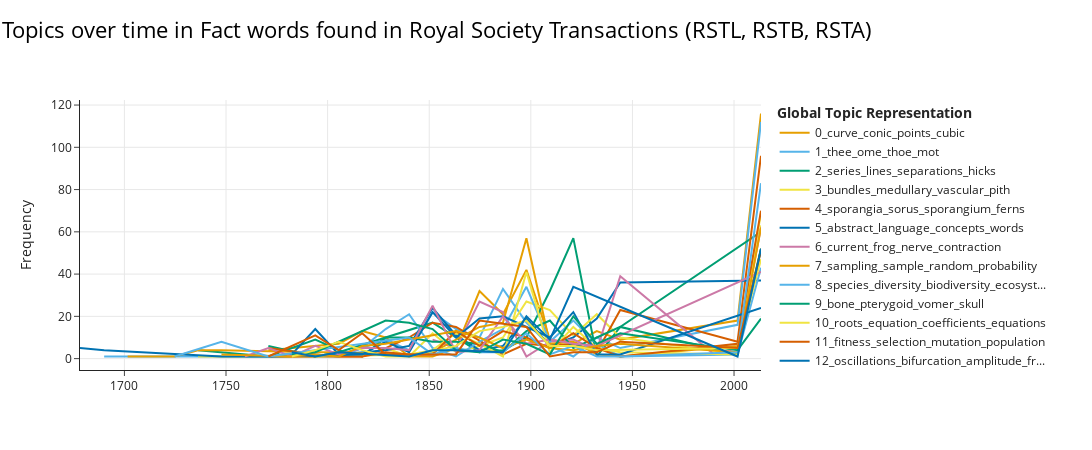

Notebook code cell kept with this figure:
### Code cell
# Fact (all together!, rstl, rstb, rsta)
topic_model = BERTopic(verbose=True)
topics, probs = topic_model.fit_transform(contexts_fact_clean)
topics_over_time = topic_model.topics_over_time(contexts_fact_clean, date_fact, datetime_format="%Y-%m-%d", nr_bins=30)
fig1 = topic_model.visualize_topics_over_time(topics_over_time, top_n_topics=20, title= "Topics over time in Fact words found in Royal Society Transactions (RSTL, RSTB, RSTA)")
fig1.write_html('fact_topics_over_time_30.html')

fig1.show()

#topic_model.get_topic_info()

### Figure 1 — Plotly figure (JSON) as saved in the notebook; plotly's stock layout.template omitted (floating-point values rounded to 4 significant figures)
{"data": [{"hoverinfo": "text", "hovertext": ["<b>Topic 0</b><br>Words: conic, torse, 2x1, cuspidal, y0", "<b>Topic 0</b><br>Words: locus, conic, curye, bipointlocus, nodecouple", "<b>Topic 0</b><br>Words: conic, curve, tangent, reciprocal, linepair", "<b>Topic 0</b><br>Words: scroll, tangent, curve, cuspidal, curye", "<b>Topic 0</b><br>Words: circles, principal, conic, limagon, foci", "<b>Topic 0</b><br>Words: oa, ka, cu, 022, wennerl6f", "<b>Topic 0</b><br>Words: points, joining, cubic, conic, tangential", "<b>Topic 0</b><br>Words: curve, cubic, points, conic, circle", "<b>Topic 0</b><br>Words: plane, quadric, planes, quadrics, line", "<b>Topic 0</b><br>Words: quadrics, quadric, planes, cubic, points", "<b>Topic 0</b><br>Words: tangent, conics, contact, plane, quadric", "<b>Topic 0</b><br>Words: intersections, points, tangent, curve, united", "<b>Topic 0</b><br>Words: curve, scroll, tangents, points, curye", "<b>Topic 0</b><br>Words: circle, inscribed, points, conic, point", "<b>Topic 0</b><br>Words: line, points, scroll, point, curve", "<b>Topic 0</b><br>Words: line, curve, cubic, conic, intersection"], "marker": {"color": "#E69F00"}, "mode": "lines", "name": "0_curve_conic_points_cubic", "type": "scatter", "x": ["1770-11-05T09:36:00", "1805-06-24T07:12:00", "1817-01-08T14:24:00", "1828-07-25T21:36:00", "1840-02-10T04:48:00", "1851-08-27T12:00:00", "1863-03-13T19:12:00", "1874-09-28T02:24:00", "1886-04-14T09:36:00", "1897-10-29T16:48:00", "1909-05-17T00:00:00", "1920-12-01T07:12:00", "1932-06-17T14:24:00", "1944-01-02T21:36:00", "2001-09-21T09:36:00", "2013-04-07T16:48:00"], "y": [4, 7, 13, 10, 1, 1, 5, 32, 21, 42, 9, 7, 13, 9, 18, 116]}, {"hoverinfo": "text", "hovertext": ["<b>Topic 1</b><br>Words: ants, etate, canes, ickened, grubbed", "<b>Topic 1</b><br>Words: microcopes, tranparent, mall, glas, knew", "<b>Topic 1</b><br>Words: tenements, laureana, earthquake, rivulets, uddenly", "<b>Topic 1</b><br>Words: thee, mut, uch, ome, richman", "<b>Topic 1</b><br>Words: uch, ome, ometimes, everal, anemony", "<b>Topic 1</b><br>Words: thee, thoe, mot, ome, hould", "<b>Topic 1</b><br>Words: cae, ome, thoe, pox, thee", "<b>Topic 1</b><br>Words: thee, mot, ome, uppoed, thoe", "<b>Topic 1</b><br>Words: ome, thoe, thee, mot, perons", "<b>Topic 1</b><br>Words: ame, thee, perons, ome, firt", "<b>Topic 1</b><br>Words: anemonies, ome, thee, hred, expt", "<b>Topic 1</b><br>Words: ae, 416, ee, vertebra, eyrerwne", "<b>Topic 1</b><br>Words: mot, chinee, thee, cae, uch", "<b>Topic 1</b><br>Words: exploion, ome, thee, uch, intertices", "<b>Topic 1</b><br>Words: thee, firt, ame, preent, thoe", "<b>Topic 1</b><br>Words: thee, thoe, ome, uch, ame"], "marker": {"color": "#56B4E9"}, "mode": "lines", "name": "1_thee_ome_thoe_mot", "type": "scatter", "x": ["1690-01-14T07:12:00", "1770-11-05T09:36:00", "1805-06-24T07:12:00", "1828-07-25T21:36:00", "1840-02-10T04:48:00", "1851-08-27T12:00:00", "1863-03-13T19:12:00", "1874-09-28T02:24:00", "1886-04-14T09:36:00", "1897-10-29T16:48:00", "1909-05-17T00:00:00", "1920-12-01T07:12:00", "1932-06-17T14:24:00", "1944-01-02T21:36:00", "2001-09-21T09:36:00", "2013-04-07T16:48:00"], "y": [1, 1, 1, 9, 4, 22, 14, 10, 33, 17, 6, 1, 10, 5, 16, 112]}, {"hoverinfo": "text", "hovertext": ["<b>Topic 2</b><br>Words: series, lines, denominators, 82600, 30r", "<b>Topic 2</b><br>Words: series, principal, ssequence, sharp, psequence", "<b>Topic 2</b><br>Words: cy, 0820481382001162649n, 6172711, 01354801, 2352190m", "<b>Topic 2</b><br>Words: series, psequence, multiples, 1046, 349998", "<b>Topic 2</b><br>Words: series, allocation, triplet, 146544, 159in", "<b>Topic 2</b><br>Words: 4925, 4811, refrangible, triplet, line", "<b>Topic 2</b><br>Words: 4481, doublets, series, doublet, lines", "<b>Topic 2</b><br>Words: link, links, linkage, lines, hicks", "<b>Topic 2</b><br>Words: vanescible, vanescence, theban, nagada, autopolar", "<b>Topic 2</b><br>Words: 4p, 4d, multiplets, 4df, lines", "<b>Topic 2</b><br>Words: separations, avc, spectra, series, lines", "<b>Topic 2</b><br>Words: separation, separations, series, lines, oun", "<b>Topic 2</b><br>Words: series, separations, lines, hicks, satellite", "<b>Topic 2</b><br>Words: schemes, 15000, 20000, 014, 012", "<b>Topic 2</b><br>Words: separations, lines, oun, series, displacements", "<b>Topic 2</b><br>Words: multiples, series, separations, lines, hicks"], "marker": {"color": "#009E73"}, "mode": "lines", "name": "2_series_lines_separations_hicks", "type": "scatter", "x": ["1736-03-19T12:00:00", "1747-10-04T19:12:00", "1770-11-05T09:36:00", "1793-12-07T00:00:00", "1805-06-24T07:12:00", "1817-01-08T14:24:00", "1828-07-25T21:36:00", "1851-08-27T12:00:00", "1874-09-28T02:24:00", "1886-04-14T09:36:00", "1897-10-29T16:48:00", "1909-05-17T00:00:00", "1920-12-01T07:12:00", "1932-06-17T14:24:00", "1944-01-02T21:36:00", "2013-04-07T16:48:00"], "y": [4, 3, 1, 9, 4, 1, 10, 17, 3, 4, 10, 32, 57, 1, 15, 60]}, {"hoverinfo": "text", "hovertext": ["<b>Topic 3</b><br>Words: trunk, dichotomies, pletion, rough, stems", "<b>Topic 3</b><br>Words: cm, textfig, sydneya, 18568, polished", "<b>Topic 3</b><br>Words: appendages, bractbearing, wirlanp, megasporophyllsthe, axis", "<b>Topic 3</b><br>Words: sternbergia, diaphragms, lenticular, medullary, pith", "<b>Topic 3</b><br>Words: stem, grievii, bundles, adventitious, petiole", "<b>Topic 3</b><br>Words: scalariform, discigerous, coniferous, lenticular, vessels", "<b>Topic 3</b><br>Words: perimedullary, scars, wood, secondary, strands", "<b>Topic 3</b><br>Words: lignified, peduncles, xylem, centripetal, bundles", "<b>Topic 3</b><br>Words: bundles, lyginodendron, genera, vascular, leaflets", "<b>Topic 3</b><br>Words: vesselmember, vessel, intervascular, perforation, pitting", "<b>Topic 3</b><br>Words: vascular, medullary, cylinder, bark, prosenchymatous", "<b>Topic 3</b><br>Words: pits, wood, bundles, medullary, sanio", "<b>Topic 3</b><br>Words: branch, bundles, medullary, pith, bark", "<b>Topic 3</b><br>Words: vascular, bark, medullary, bundles, bundle", "<b>Topic 3</b><br>Words: medullary, bundles, bundle, lepidodendroid, vascular", "<b>Topic 3</b><br>Words: medullary, bundles, bark, barred, vascular", "<b>Topic 3</b><br>Words: bundles, bark, cordaites, leaftrace, sections", "<b>Topic 3</b><br>Words: tison, roruert, stemwood, cephalotawus, t1son", "<b>Topic 3</b><br>Words: bundles, medullary, pith, wood, xylem"], "marker": {"color": "#F0E442"}, "mode": "lines", "name": "3_bundles_medullary_vascular_pith", "type": "scatter", "x": ["1736-03-19T12:00:00", "1747-10-04T19:12:00", "1770-11-05T09:36:00", "1793-12-07T00:00:00", "1805-06-24T07:12:00", "1817-01-08T14:24:00", "1828-07-25T21:36:00", "1840-02-10T04:48:00", "1851-08-27T12:00:00", "1863-03-13T19:12:00", "1874-09-28T02:24:00", "1886-04-14T09:36:00", "1897-10-29T16:48:00", "1909-05-17T00:00:00", "1920-12-01T07:12:00", "1932-06-17T14:24:00", "1944-01-02T21:36:00", "2001-09-21T09:36:00", "2013-04-07T16:48:00"], "y": [1, 1, 1, 1, 3, 1, 5, 1, 12, 3, 6, 10, 27, 23, 11, 21, 10, 2, 63]}, {"hoverinfo": "text", "hovertext": ["<b>Topic 4</b><br>Words: sporeproducing, grouping, pteridophytes, pteridophyta, members", "<b>Topic 4</b><br>Words: clavatum, abortive, selaginella, alj, multie", "<b>Topic 4</b><br>Words: sporangium, selago, sarised, ded, axils", "<b>Topic 4</b><br>Words: sporangia, sporangium, aneimia, sorus, ferns", "<b>Topic 4</b><br>Words: sporangia, ferns, sori, sorus, sporangium", "<b>Topic 4</b><br>Words: sporangia, sterilisation, bryophyta, sporangium, sporogenous", "<b>Topic 4</b><br>Words: sporangia, sporophyte, icss, ferns, sporophytes", "<b>Topic 4</b><br>Words: septation, leptosporangiate, sporangium, sporangia, ferns", "<b>Topic 4</b><br>Words: sporangia, annulus, dehiscence, sorus, sporangium", "<b>Topic 4</b><br>Words: sterilisation, sporangia, sorus, sporophyte, ferns", "<b>Topic 4</b><br>Words: sorus, progressive, sporangia, sterilization, sporogonium", "<b>Topic 4</b><br>Words: bryophyta, sterile, carpospores, plants, vascular", "<b>Topic 4</b><br>Words: sporangia, sorus, sporangium, ferns, sporogenous", "<b>Topic 4</b><br>Words: annulus, sporangia, sporangium, angiopteris, ferns", "<b>Topic 4</b><br>Words: sporangia, sorus, sporangium, ferns, sporophyte"], "marker": {"color": "#D55E00"}, "mode": "lines", "name": "4_sporangia_sorus_sporangium_ferns", "type": "scatter", "x": ["1770-11-05T09:36:00", "1805-06-24T07:12:00", "1817-01-08T14:24:00", "1828-07-25T21:36:00", "1840-02-10T04:48:00", "1851-08-27T12:00:00", "1863-03-13T19:12:00", "1886-04-14T09:36:00", "1897-10-29T16:48:00", "1909-05-17T00:00:00", "1920-12-01T07:12:00", "1932-06-17T14:24:00", "1944-01-02T21:36:00", "2001-09-21T09:36:00", "2013-04-07T16:48:00"], "y": [1, 1, 1, 5, 10, 17, 15, 2, 7, 6, 7, 3, 23, 8, 96]}, {"hoverinfo": "text", "hovertext": ["<b>Topic 5</b><br>Words: sentences, agent, lj, language, update", "<b>Topic 5</b><br>Words: meaning, raccoon, concepts, pavlick, grandmother", "<b>Topic 5</b><br>Words: llms, language, abstract, gpt3, concepts", "<b>Topic 5</b><br>Words: concepts, loves, tesic, hahn, representations", "<b>Topic 5</b><br>Words: psz, gesture, cs, repair, language", "<b>Topic 5</b><br>Words: language, languages, words, grammar, quale", "<b>Topic 5</b><br>Words: abstract, language, words, iconicity, meanings", "<b>Topic 5</b><br>Words: predication, mary, noun, john, configurational", "<b>Topic 5</b><br>Words: concepts, gesture, sender, talk, concept", "<b>Topic 5</b><br>Words: language, partner, handshapes, iconicity, speaking", "<b>Topic 5</b><br>Words: language, nlg, niche, self, abstract", "<b>Topic 5</b><br>Words: compositionality, language, concepts, abstract, linguistic", "<b>Topic 5</b><br>Words: embodied, icon, language, peirce, embodiment", "<b>Topic 5</b><br>Words: concepts, concreteness, abstractness, abstract, words", "<b>Topic 5</b><br>Words: abstract, concepts, np, language, words", "<b>Topic 5</b><br>Words: concepts, language, abstract, llms, pantomime"], "marker": {"color": "#0072B2"}, "mode": "lines", "name": "5_abstract_language_concepts_words", "type": "scatter", "x": ["1770-11-05T09:36:00", "1782-05-22T16:48:00", "1793-12-07T00:00:00", "1805-06-24T07:12:00", "1828-07-25T21:36:00", "1840-02-10T04:48:00", "1851-08-27T12:00:00", "1863-03-13T19:12:00", "1874-09-28T02:24:00", "1886-04-14T09:36:00", "1897-10-29T16:48:00", "1909-05-17T00:00:00", "1920-12-01T07:12:00", "1932-06-17T14:24:00", "1944-01-02T21:36:00", "2013-04-07T16:48:00"], "y": [1, 2, 14, 2, 4, 6, 24, 11, 4, 6, 19, 6, 10, 19, 36, 37]}, {"hoverinfo": "text", "hovertext": ["<b>Topic 6</b><br>Words: current, galvanic, kathode, nerve, excitation", "<b>Topic 6</b><br>Words: organ, heterodromous, current, homodromous, torpedo", "<b>Topic 6</b><br>Words: current, frog, nerve, muscle, organ", "<b>Topic 6</b><br>Words: nerve, current, response, organ, electrotonus", "<b>Topic 6</b><br>Words: sec, 009, 007, 006, 003", "<b>Topic 6</b><br>Words: nerve, muscle, contractions, rubbed, metal", "<b>Topic 6</b><br>Words: organ, electrical, nerve, curarised, rubbed", "<b>Topic 6</b><br>Words: pile, frogs, muscular, contractions, current", "<b>Topic 6</b><br>Words: frog, contraction, current, contractions, galvanoscopic", "<b>Topic 6</b><br>Words: emf, skin, eel, epidermic, glandular", "<b>Topic 6</b><br>Words: emf, current, nerve, electromotor, glandular", "<b>Topic 6</b><br>Words: current, frog, pile, nerve, contraction"], "marker": {"color": "#CC79A7"}, "mode": "lines", "name": "6_current_frog_nerve_contraction", "type": "scatter", "x": ["1851-08-27T12:00:00", "1863-03-13T19:12:00", "1874-09-28T02:24:00", "1886-04-14T09:36:00", "1897-10-29T16:48:00", "1909-05-17T00:00:00", "1920-12-01T07:12:00", "1932-06-17T14:24:00", "1944-01-02T21:36:00", "1990-03-07T02:24:00", "2001-09-21T09:36:00", "2013-04-07T16:48:00"], "y": [9, 5, 27, 22, 1, 8, 9, 4, 39, 2, 5, 62]}, {"hoverinfo": "text", "hovertext": ["<b>Topic 7</b><br>Words: goodness, problems, random, fit, distribution", "<b>Topic 7</b><br>Words: hypothetical, totality, population, sample, falsehood", "<b>Topic 7</b><br>Words: irrelevant, object, information, sample, hypothetical", "<b>Topic 7</b><br>Words: pearsonian, sample, moments, hypothetical, probability", "<b>Topic 7</b><br>Words: moments, sample, distribution, probability, endpoint", "<b>Topic 7</b><br>Words: p1p, inverse, probability, 1sin, sample", "<b>Topic 7</b><br>Words: likelihood, probability, inverse, frequencies, sample", "<b>Topic 7</b><br>Words: 164, extrapolation, tailing, values, quantities", "<b>Topic 7</b><br>Words: biometrika, ifn0, b14, gaussian, probable", "<b>Topic 7</b><br>Words: frequency, barometric, laudale, mean, southampton", "<b>Topic 7</b><br>Words: sampling, random, sample, error, neyman", "<b>Topic 7</b><br>Words: probability, sampling, sample, random, values", "<b>Topic 7</b><br>Words: pearson, law, error, normal, suepparn", "<b>Topic 7</b><br>Words: fisher, likelihood, statistics, 1922, bayes", "<b>Topic 7</b><br>Words: hg, splitting, redependence, phg, mode", "<b>Topic 7</b><br>Words: fitted, 043481, 3841a, 0384155, 033350", "<b>Topic 7</b><br>Words: sampling, acres, halfsamples, 2706, acre", "<b>Topic 7</b><br>Words: sampling, grids, variance, random, sample"], "marker": {"color": "#E69F00"}, "mode": "lines", "name": "7_sampling_sample_random_probability", "type": "scatter", "x": ["1701-08-01T14:24:00", "1713-02-15T21:36:00", "1724-09-02T04:48:00", "1736-03-19T12:00:00", "1747-10-04T19:12:00", "1793-12-07T00:00:00", "1805-06-24T07:12:00", "1840-02-10T04:48:00", "1851-08-27T12:00:00", "1874-09-28T02:24:00", "1886-04-14T09:36:00", "1897-10-29T16:48:00", "1909-05-17T00:00:00", "1920-12-01T07:12:00", "1932-06-17T14:24:00", "1944-01-02T21:36:00", "2001-09-21T09:36:00", "2013-04-07T16:48:00"], "y": [1, 1, 1, 4, 4, 3, 3, 2, 3, 15, 17, 57, 7, 8, 2, 1, 6, 52]}, {"hoverinfo": "text", "hovertext": ["<b>Topic 8</b><br>Words: clade, clades, competition, biosphere, origination", "<b>Topic 8</b><br>Words: pfs, overdispersed, bins, clustered, pf", "<b>Topic 8</b><br>Words: supplementation, harvest, alan, resource, wildlife", "<b>Topic 8</b><br>Words: reserves, mpa, halpern, ecol, ecological", "<b>Topic 8</b><br>Words: biodiversity, diversity, mpa, eocene, bhs", "<b>Topic 8</b><br>Words: csd, biodiversity, diversity, ecosystem, indicators", "<b>Topic 8</b><br>Words: diversity, species, extinction, richness, logistic", "<b>Topic 8</b><br>Words: turnover, facilitation, nonlocal, clades, facilitative", "<b>Topic 8</b><br>Words: ecology, behavioural, biodiversity, duiker, connochaetes", "<b>Topic 8</b><br>Words: lma, ftbg, trait, species, botanic", "<b>Topic 8</b><br>Words: ecosystem, species, regime, shifts, fishing", "<b>Topic 8</b><br>Words: species, diversity, biodiversity, ecosystem, webs", "<b>Topic 8</b><br>Words: yes, chaoborus, 260, robustness, lake", "<b>Topic 8</b><br>Words: species, conservation, extinction, diversity, adepd", "<b>Topic 8</b><br>Words: threatened, conr, assessment, species, rcat", "<b>Topic 8</b><br>Words: tradeoffs, traits, biotic, candidates, abiotictemperature", "<b>Topic 8</b><br>Words: kbs, diversity, okote, evenness, member", "<b>Topic 8</b><br>Words: species, biodiversity, diversity, ecosystem, richness"], "marker": {"color": "#56B4E9"}, "mode": "lines", "name": "8_species_diversity_biodiversity_ecosyst...", "type": "scatter", "x": ["1759-04-21T02:24:00", "1770-11-05T09:36:00", "1793-12-07T00:00:00", "1805-06-24T07:12:00", "1817-01-08T14:24:00", "1828-07-25T21:36:00", "1840-02-10T04:48:00", "1851-08-27T12:00:00", "1863-03-13T19:12:00", "1874-09-28T02:24:00", "1886-04-14T09:36:00", "1897-10-29T16:48:00", "1909-05-17T00:00:00", "1920-12-01T07:12:00", "1932-06-17T14:24:00", "1944-01-02T21:36:00", "2001-09-21T09:36:00", "2013-04-07T16:48:00"], "y": [1, 1, 2, 1, 5, 14, 21, 5, 1, 8, 14, 34, 8, 18, 7, 1, 2, 43]}, {"hoverinfo": "text", "hovertext": ["<b>Topic 9</b><br>Words: squamosal, pterygoid, alisphenoid, bone, skull", "<b>Topic 9</b><br>Words: squamata, proatlas, pleurocentral, hypocentral, vertebra", "<b>Topic 9</b><br>Words: concha, crocodile, nasalis, lizard, duck", "<b>Topic 9</b><br>Words: bone, palatine, nasal, skull, pterygoid", "<b>Topic 9</b><br>Words: vomer, parasphenoid, bone, palatine, prevomers", "<b>Topic 9</b><br>Words: bone, ossification, foramen, pterygoid, reptilian", "<b>Topic 9</b><br>Words: cartilage, malleus, squamosal, cartilages, ala", "<b>Topic 9</b><br>Words: cavum, premaxilla, canaliculare, septum, interorbital", "<b>Topic 9</b><br>Words: vomer, bone, prevomer, therocephalians, dumbbell", "<b>Topic 9</b><br>Words: bone, pterygoid, vomer, bones, coronoid", "<b>Topic 9</b><br>Words: bone, cartilage, skull, anterior, vomer", "<b>Topic 9</b><br>Words: parietal, joins, capsule, posterius, pterygoids", "<b>Topic 9</b><br>Words: bone, vomer, quadrate, cartilage, ethmoid", "<b>Topic 9</b><br>Words: pterygoid, cartilage, skull, pila, bone", "<b>Topic 9</b><br>Words: temporalis, processus, ala, perameles, ascendens", "<b>Topic 9</b><br>Words: vomer, bone, pterygoid, skull, mammalian"], "marker": {"color": "#009E73"}, "mode": "lines", "name": "9_bone_pterygoid_vomer_skull", "type": "scatter", "x": ["1770-11-05T09:36:00", "1793-12-07T00:00:00", "1805-06-24T07:12:00", "1828-07-25T21:36:00", "1840-02-10T04:48:00", "1851-08-27T12:00:00", "1863-03-13T19:12:00", "1874-09-28T02:24:00", "1886-04-14T09:36:00", "1897-10-29T16:48:00", "1909-05-17T00:00:00", "1920-12-01T07:12:00", "1932-06-17T14:24:00", "1944-01-02T21:36:00", "2001-09-21T09:36:00", "2013-04-07T16:48:00"], "y": [6, 1, 3, 10, 10, 8, 8, 7, 3, 13, 18, 5, 10, 15, 2, 52]}, {"hoverinfo": "text", "hovertext": ["<b>Topic 10</b><br>Words: zeros, cancellation, ns, transformations, gx", "<b>Topic 10</b><br>Words: ia, unconstrained, cd, squares, matrix", "<b>Topic 10</b><br>Words: uq, zeros, ambiguities, aj, polynomial", "<b>Topic 10</b><br>Words: roots, suffixes, thetafunctions, equation, a8", "<b>Topic 10</b><br>Words: roots, symmetric, coefficients, equation, functions", "<b>Topic 10</b><br>Words: roots, determinant, equation, ng, ngd", "<b>Topic 10</b><br>Words: 89, 32422, 34yz, 4yz2, ee", "<b>Topic 10</b><br>Words: roots, equation, coefficients, bezoutian, functions", "<b>Topic 10</b><br>Words: ud, binomial, kb3c3, b34, orindependent", "<b>Topic 10</b><br>Words: roots, equation, quintic, tetrahedra, seminvariantive", "<b>Topic 10</b><br>Words: matrix, equation, matrices, roots, algebraical", "<b>Topic 10</b><br>Words: exp, tq1, lemma, aga, roots", "<b>Topic 10</b><br>Words: op1p1yap1, discriminant, p1, roots, recurrence", "<b>Topic 10</b><br>Words: roots, equation, imaginary, real, equations"], "marker": {"color": "#F0E442"}, "mode": "lines", "name": "10_roots_equation_coefficients_equations", "type": "scatter", "x": ["1793-12-07T00:00:00", "1828-07-25T21:36:00", "1840-02-10T04:48:00", "1851-08-27T12:00:00", "1863-03-13T19:12:00", "1874-09-28T02:24:00", "1886-04-14T09:36:00", "1897-10-29T16:48:00", "1909-05-17T00:00:00", "1920-12-01T07:12:00", "1932-06-17T14:24:00", "1944-01-02T21:36:00", "2001-09-21T09:36:00", "2013-04-07T16:48:00"], "y": [1, 2, 2, 4, 12, 7, 1, 41, 3, 15, 5, 3, 2, 69]}, {"hoverinfo": "text", "hovertext": ["<b>Topic 11</b><br>Words: selection, fitness, trait, iel, price", "<b>Topic 11</b><br>Words: helping, gbms, helpers, breeder, selection", "<b>Topic 11</b><br>Words: mutation, huttegger, hofbauer, equiprobable, replicator", "<b>Topic 11</b><br>Words: selection, az, biased, rhs, transmission", "<b>Topic 11</b><br>Words: fitness, drift, phenotype, selection, par", "<b>Topic 11</b><br>Words: dboc, mutations, gp, population, fitness", "<b>Topic 11</b><br>Words: demographic, demography, genetic, past, scenarios", "<b>Topic 11</b><br>Words: fitness, selection, price, varp, heritability", "<b>Topic 11</b><br>Words: pho84, fitness, mutations, genes, trk1", "<b>Topic 11</b><br>Words: clines, ks, migration, fitness, alleles", "<b>Topic 11</b><br>Words: fitness, ilgr, hamilton, 2ifw, selection", "<b>Topic 11</b><br>Words: epistasis, fitness, moran, wrightfisher, mutations", "<b>Topic 11</b><br>Words: bgs, bravery, prdm9, belligerence, fitness", "<b>Topic 11</b><br>Words: allele, populations, coancestry, selection, population", "<b>Topic 11</b><br>Words: optimum, load, fitness, lag, haldane", "<b>Topic 11</b><br>Words: symbiont, aod, selection, alleles, fitness", "<b>Topic 11</b><br>Words: fitness, selection, mutation, population, price"], "marker": {"color": "#D55E00"}, "mode": "lines", "name": "11_fitness_selection_mutation_population", "type": "scatter", "x": ["1770-11-05T09:36:00", "1793-12-07T00:00:00", "1805-06-24T07:12:00", "1817-01-08T14:24:00", "1828-07-25T21:36:00", "1840-02-10T04:48:00", "1851-08-27T12:00:00", "1863-03-13T19:12:00", "1874-09-28T02:24:00", "1886-04-14T09:36:00", "1897-10-29T16:48:00", "1909-05-17T00:00:00", "1920-12-01T07:12:00", "1932-06-17T14:24:00", "1944-01-02T21:36:00", "2001-09-21T09:36:00", "2013-04-07T16:48:00"], "y": [5, 2, 1, 1, 3, 2, 2, 13, 6, 13, 10, 5, 12, 5, 1, 7, 70]}, {"hoverinfo": "text", "hovertext": ["<b>Topic 12</b><br>Words: uv, bs, pulses, maxwell, branch", "<b>Topic 12</b><br>Words: fold, turing, branch, uv, bifurcation", "<b>Topic 12</b><br>Words: xe, stochastic, slowtime, stiffness, eigenfrequency", "<b>Topic 12</b><br>Words: bifurcation, steering, aircraft, hopf, tyres", "<b>Topic 12</b><br>Words: stable, a07, deterministic, largeamplitude, noiseinduced", "<b>Topic 12</b><br>Words: subsystem, bifurcation, aircraft, nnm, steering", "<b>Topic 12</b><br>Words: forcing, coupling, nonlinear, oscillators, phase", "<b>Topic 12</b><br>Words: oscillator, bifurcation, oscillators, phase, perturbation", "<b>Topic 12</b><br>Words: modulation, intrawave, instantaneous, emd, shape", "<b>Topic 12</b><br>Words: forcing, oscillations, amplitude, damping, noise", "<b>Topic 12</b><br>Words: lpt, stability, unstable, figure, bifurcation", "<b>Topic 12</b><br>Words: lpt, ics, averaged, fourier, oscillator", "<b>Topic 12</b><br>Words: delay, bifurcation, delayinduced, oscillations, dde", "<b>Topic 12</b><br>Words: dfs, hypercycles, jrex, hcoop, noise", "<b>Topic 12</b><br>Words: frf, nonlinear, excitation, kernel, encyit", "<b>Topic 12</b><br>Words: oscillations, pinned, amplitude, npulse, interwell"], "marker": {"color": "#0072B2"}, "mode": "lines", "name": "12_oscillations_bifurcation_amplitude_fr...", "type": "scatter", "x": ["1678-02-23T12:15:50.400000", "1690-01-14T07:12:00", "1747-10-04T19:12:00", "1770-11-05T09:36:00", "1817-01-08T14:24:00", "1828-07-25T21:36:00", "1840-02-10T04:48:00", "1851-08-27T12:00:00", "1863-03-13T19:12:00", "1874-09-28T02:24:00", "1886-04-14T09:36:00", "1909-05-17T00:00:00", "1920-12-01T07:12:00", "1932-06-17T14:24:00", "1944-01-02T21:36:00", "2013-04-07T16:48:00"], "y": [5, 4, 1, 1, 2, 8, 3, 22, 10, 19, 20, 10, 22, 2, 2, 24]}, {"hoverinfo": "text", "hovertext": ["<b>Topic 13</b><br>Words: barriers, rigid, loading, imperfections, dead", "<b>Topic 13</b><br>Words: keyway, elastic, torsional, elasticity, rigidity", "<b>Topic 13</b><br>Words: keyway, torsional, rigidity, violated, untrustworthy", "<b>Topic 13</b><br>Words: strain, stress, elastic, instantaneous, interface", "<b>Topic 13</b><br>Words: pjez, strain, dundn, vig0, 0x1x2", "<b>Topic 13</b><br>Words: elastic, rigidity, distortion, torsional, slits", "<b>Topic 13</b><br>Words: viscoelastic, fractional, strain, stress, deformation", "<b>Topic 13</b><br>Words: isotropic, rivlin, stress, strain, deformation", "<b>Topic 13</b><br>Words: stress, elastic, buckling, strain, deformation", "<b>Topic 13</b><br>Words: vigdergauz, microstructure, stress, superellipsoidal, macroscopic", "<b>Topic 13</b><br>Words: jkr, forcedisplacement, adhesive, contact, indentation", "<b>Topic 13</b><br>Words: stress, crosssection, stresses, shear, principal", "<b>Topic 13</b><br>Words: strain, stresses, stress, shear, langmuir", "<b>Topic 13</b><br>Words: stress, dislocation, elastic, displacements, leibfried", "<b>Topic 13</b><br>Words: beam, stiffness, stresses, stress, elastic", "<b>Topic 13</b><br>Words: buckled, wrinkles, prestretch, bifurcation, wrinkling", "<b>Topic 13</b><br>Words: stress, strain, ogden, elastic, probing"], "marker": {"color": "#CC79A7"}, "mode": "lines", "name": "13_stress_strain_elastic_ogden", "type": "scatter", "x": ["1759-04-21T02:24:00", "1770-11-05T09:36:00", "1782-05-22T16:48:00", "1793-12-07T00:00:00", "1805-06-24T07:12:00", "1817-01-08T14:24:00", "1828-07-25T21:36:00", "1840-02-10T04:48:00", "1851-08-27T12:00:00", "1863-03-13T19:12:00", "1874-09-28T02:24:00", "1886-04-14T09:36:00", "1897-10-29T16:48:00", "1909-05-17T00:00:00", "1920-12-01T07:12:00", "1932-06-17T14:24:00", "2013-04-07T16:48:00"], "y": [1, 5, 1, 6, 2, 5, 5, 4, 25, 3, 4, 20, 7, 9, 7, 6, 41]}, {"hoverinfo": "text", "hovertext": ["<b>Topic 14</b><br>Words: cord, ganglion, cesophagus, ring, nerve", "<b>Topic 14</b><br>Words: fibres, ciliated, muscular, enteroccelic, entoneural", "<b>Topic 14</b><br>Words: ganglion, fibres, interganglionic, dorsal, fibre", "<b>Topic 14</b><br>Words: interganglionie, fibrils, deescription, ibranchippus, nerve", "<b>Topic 14</b><br>Words: fibres, ganglion, nerve, plexus, nerves", "<b>Topic 14</b><br>Words: fibres, olivary, tubercle, cord, grey", "<b>Topic 14</b><br>Words: ganglion, fibres, nerve, cord, plexus", "<b>Topic 14</b><br>Words: cord, fibres, nerves, ganglia, ganglion", "<b>Topic 14</b><br>Words: nerves, perihaemal, hypogastric, fibres, plexuses", "<b>Topic 14</b><br>Words: cord, fibres, nerve, nerves, septum", "<b>Topic 14</b><br>Words: cord, fibres, plexus, dorsal, nerve", "<b>Topic 14</b><br>Words: ganglia, ectoderm, nervous, metamerism, adjustors", "<b>Topic 14</b><br>Words: nervefibres, fibres, cord, nerve, neurocord", "<b>Topic 14</b><br>Words: fibres, peripheral, enteric, neurones, nerve", "<b>Topic 14</b><br>Words: fibres, darkbordered, fibre, nervefibres, fine", "<b>Topic 14</b><br>Words: fibres, ganglia, nerves, fibre, darkbordered"], "marker": {"color": "#E69F00"}, "mode": "lines", "name": "14_fibres_cord_nerves_ganglion", "type": "scatter", "x": ["1747-10-04T19:12:00", "1782-05-22T16:48:00", "1793-12-07T00:00:00", "1805-06-24T07:12:00", "1817-01-08T14:24:00", "1828-07-25T21:36:00", "1863-03-13T19:12:00", "1874-09-28T02:24:00", "1886-04-14T09:36:00", "1897-10-29T16:48:00", "1909-05-17T00:00:00", "1920-12-01T07:12:00", "1932-06-17T14:24:00", "1944-01-02T21:36:00", "2001-09-21T09:36:00", "2013-04-07T16:48:00"], "y": [2, 1, 2, 1, 6, 7, 13, 10, 5, 9, 5, 4, 6, 7, 3, 62]}, {"hoverinfo": "text", "hovertext": ["<b>Topic 15</b><br>Words: theca, epitheca, coonenchyme, pseudotheca, rugose", "<b>Topic 15</b><br>Words: septal, septa, calcification, septum, dissepiments", "<b>Topic 15</b><br>Words: siderastrea, growthpart, granulations, trabecular, kntchen", "<b>Topic 15</b><br>Words: septal, septum, cyathophyllids, trabecular, trabecule", "<b>Topic 15</b><br>Words: fascicles, epitheca, septal, septa, tentacles", "<b>Topic 15</b><br>Words: lignes, corals, girdle, forment, polyp", "<b>Topic 15</b><br>Words: septa, septum, peduncular, 187282, 8eptum", "<b>Topic 15</b><br>Words: palzozoic, rugosa, corals, coral, paleozoic", "<b>Topic 15</b><br>Words: synapticular, septal, polyp, septa, turbinaria", "<b>Topic 15</b><br>Words: invaginations, polyp, lamellae, monacanth, corallum", "<b>Topic 15</b><br>Words: corallites, heliopora, walls, tubes, coral", "<b>Topic 15</b><br>Words: pseudosepta, heliopora, heliolites, twelve, tubes", "<b>Topic 15</b><br>Words: rugosa, palaeozoic, septal, corals, historical", "<b>Topic 15</b><br>Words: coral, symbiodiniaceae, symbionts, septa, symbiont", "<b>Topic 15</b><br>Words: septa, corals, septal, septum, corallum"], "marker": {"color": "#56B4E9"}, "mode": "lines", "name": "15_septa_corals_septal_septum", "type": "scatter", "x": ["1724-09-02T04:48:00", "1747-10-04T19:12:00", "1770-11-05T09:36:00", "1840-02-10T04:48:00", "1851-08-27T12:00:00", "1863-03-13T19:12:00", "1874-09-28T02:24:00", "1886-04-14T09:36:00", "1897-10-29T16:48:00", "1909-05-17T00:00:00", "1920-12-01T07:12:00", "1932-06-17T14:24:00", "1944-01-02T21:36:00", "2001-09-21T09:36:00", "2013-04-07T16:48:00"], "y": [1, 8, 1, 10, 2, 5, 3, 3, 12, 2, 6, 1, 1, 3, 83]}, {"hoverinfo": "text", "hovertext": ["<b>Topic 16</b><br>Words: multipliers, turbulence, strouhal, vortexshedding, cascade", "<b>Topic 16</b><br>Words: reynolds, turbulence, turbulent, flow, wavenumber", "<b>Topic 16</b><br>Words: turbulent, acoustic, turbulence, flow, sgs", "<b>Topic 16</b><br>Words: turbulence, turbulent, reynolds, nu, flow", "<b>Topic 16</b><br>Words: streamwise, turbulence, reynolds, flow, vortices", "<b>Topic 16</b><br>Words: turbulence, imf, cleansed, waveturbulence, components", "<b>Topic 16</b><br>Words: iles, flows, hmps, cfd, some", "<b>Topic 16</b><br>Words: turbulent, shear, flow, reynolds, stresses", "<b>Topic 16</b><br>Words: streamwise, wig, turbulence, reynolds, nearwall", "<b>Topic 16</b><br>Words: 153070, iterations, parabolic, schemes, newtonraphson", "<b>Topic 16</b><br>Words: turbulent, inertial, reynolds, turbulence, uv", "<b>Topic 16</b><br>Words: turbulent, slip, instanton, 45law, drag", "<b>Topic 16</b><br>Words: streamwise, drag, reynolds, turbulent, turbulence", "<b>Topic 16</b><br>Words: richardson, turbulent, dissipation, diffusion, reynolds", "<b>Topic 16</b><br>Words: turbulence, puff, turbulent, fluctuations, inertial"], "marker": {"color": "#009E73"}, "mode": "lines", "name": "16_turbulence_turbulent_reynolds_streamw...", "type": "scatter", "x": ["1782-05-22T16:48:00", "1793-12-07T00:00:00", "1828-07-25T21:36:00", "1840-02-10T04:48:00", "1851-08-27T12:00:00", "1863-03-13T19:12:00", "1874-09-28T02:24:00", "1886-04-14T09:36:00", "1897-10-29T16:48:00", "1909-05-17T00:00:00", "1920-12-01T07:12:00", "1932-06-17T14:24:00", "1944-01-02T21:36:00", "2001-09-21T09:36:00", "2013-04-07T16:48:00"], "y": [2, 3, 18, 17, 14, 4, 3, 9, 7, 2, 20, 7, 12, 4, 19]}, {"hoverinfo": "text", "hovertext": ["<b>Topic 17</b><br>Words: finisterre, biscay, bay, northwest, westing", "<b>Topic 17</b><br>Words: tide, knots, entrance, dissipation, shantung", "<b>Topic 17</b><br>Words: tide, tides, tidal, knots, coast", "<b>Topic 17</b><br>Words: tide, tides, ergs, diurnal, sea", "<b>Topic 17</b><br>Words: gradients, estuary, thames, 4ft, corkan", "<b>Topic 17</b><br>Words: tide, ebb, ride, leagues, cjecure", "<b>Topic 17</b><br>Words: tides, tide, wave, dover, channel", "<b>Topic 17</b><br>Words: tide, tides, cotidal, diurnal, inequality", "<b>Topic 17</b><br>Words: tide, coast, tides, channel, inequality", "<b>Topic 17</b><br>Words: tide, diurnal, tides, inequality, coast", "<b>Topic 17</b><br>Words: tides, currents, southerly, coast, pebbles", "<b>Topic 17</b><br>Words: tides, scilly, tide, coast, cape", "<b>Topic 17</b><br>Words: coast, scilly, channel, tide, shallow", "<b>Topic 17</b><br>Words: tide, tides, cotidal, shore, diurnal", "<b>Topic 17</b><br>Words: tide, tides, cotidal, channel, coast"], "marker": {"color": "#F0E442"}, "mode": "lines", "name": "17_tide_tides_coast_cotidal", "type": "scatter", "x": ["1782-05-22T16:48:00", "1793-12-07T00:00:00", "1805-06-24T07:12:00", "1817-01-08T14:24:00", "1828-07-25T21:36:00", "1840-02-10T04:48:00", "1863-03-13T19:12:00", "1874-09-28T02:24:00", "1886-04-14T09:36:00", "1897-10-29T16:48:00", "1909-05-17T00:00:00", "1920-12-01T07:12:00", "1932-06-17T14:24:00", "2001-09-21T09:36:00", "2013-04-07T16:48:00"], "y": [1, 4, 8, 4, 1, 1, 6, 13, 15, 18, 6, 6, 4, 5, 47]}, {"hoverinfo": "text", "hovertext": ["<b>Topic 18</b><br>Words: heuristic, rigorous, argument, geometric, averaged", "<b>Topic 18</b><br>Words: energy, magnetic, electric, forcive, curl", "<b>Topic 18</b><br>Words: electric, magnetic, larmor, medium, electrons", "<b>Topic 18</b><br>Words: magnetic, electric, electromagnetic, dynamical, expression", "<b>Topic 18</b><br>Words: dq, lorentz, ponderomotive, charges, rotating", "<b>Topic 18</b><br>Words: medium, conductor, strainform, electric, electrification", "<b>Topic 18</b><br>Words: electric, electrons, conductor, displacement, current", "<b>Topic 18</b><br>Words: electric, energy, fluxes, magnetic, displacement", "<b>Topic 18</b><br>Words: flux, conductor, energy, professor, conveying", "<b>Topic 18</b><br>Words: electric, maxwerrs, magnetic, force, current", "<b>Topic 18</b><br>Words: conductor, tangential, insulator, component, moving", "<b>Topic 18</b><br>Words: electric, curl, electromagnetic, magnetic, searle", "<b>Topic 18</b><br>Words: electromagnetic, electric, currents, bodies, magnetic", "<b>Topic 18</b><br>Words: electric, medium, magnetic, electromagnetic, force"], "marker": {"color": "#D55E00"}, "mode": "lines", "name": "18_electric_medium_magnetic_electromagne...", "type": "scatter", "x": ["1770-11-05T09:36:00", "1793-12-07T00:00:00", "1805-06-24T07:12:00", "1817-01-08T14:24:00", "1828-07-25T21:36:00", "1863-03-13T19:12:00", "1874-09-28T02:24:00", "1897-10-29T16:48:00", "1909-05-17T00:00:00", "1920-12-01T07:12:00", "1932-06-17T14:24:00", "1944-01-02T21:36:00", "2001-09-21T09:36:00", "2013-04-07T16:48:00"], "y": [1, 11, 4, 12, 2, 2, 18, 15, 1, 3, 3, 8, 5, 51]}, {"hoverinfo": "text", "hovertext": ["<b>Topic 19</b><br>Words: follicles, animals, pregnant, postpartum, copulated", "<b>Topic 19</b><br>Words: pregnant, parous, pregnancy, litters, oestrus", "<b>Topic 19</b><br>Words: pregnant, parous, animals, ovulation, nonparous", "<b>Topic 19</b><br>Words: fecundity, adiposity, birth, sheep, fat", "<b>Topic 19</b><br>Words: menstruation, entellus, rhesus, nursing, gestation", "<b>Topic 19</b><br>Words: lutea, corpora, pregnancy, tubules, ovulation", "<b>Topic 19</b><br>Words: gardens, rhesus, lutea, simla, breeding", "<b>Topic 19</b><br>Words: sheep, ovulation, luteum, rams, cestrus", "<b>Topic 19</b><br>Words: luteum, ovulation, corpus, follicles, ovaries", "<b>Topic 19</b><br>Words: ovulation, menstruation, follicle, cestrus, luteum", "<b>Topic 19</b><br>Words: calhoun, breed, norvegicus, pias, rats", "<b>Topic 19</b><br>Words: lutea, luteum, corpora, ovulation, ovaries"], "marker": {"color": "#0072B2"}, "mode": "lines", "name": "19_ovulation_luteum_lutea_corpora", "type": "scatter", "x": ["1782-05-22T16:48:00", "1793-12-07T00:00:00", "1805-06-24T07:12:00", "1840-02-10T04:48:00", "1851-08-27T12:00:00", "1863-03-13T19:12:00", "1886-04-14T09:36:00", "1897-10-29T16:48:00", "1909-05-17T00:00:00", "1920-12-01T07:12:00", "2001-09-21T09:36:00", "2013-04-07T16:48:00"], "y": [3, 1, 3, 1, 4, 4, 3, 20, 9, 34, 1, 52]}], "layout": {"height": 450, "hoverlabel": {"bgcolor": "white", "font": {"family": "Rockwell", "size": 16}}, "legend": {"title": {"text": "<b>Global Topic Representation"}}, "title": {"font": {"color": "Black", "size": 22}, "text": "Topics over time in Fact words found in Royal Society Transactions (RSTL, RSTB, RSTA)", "x": 0.4, "xanchor": "center", "y": 0.95, "yanchor": "top"}, "width": 1250, "xaxis": {"showgrid": true}, "yaxis": {"showgrid": true, "title": {"text": "Frequency"}}}}
